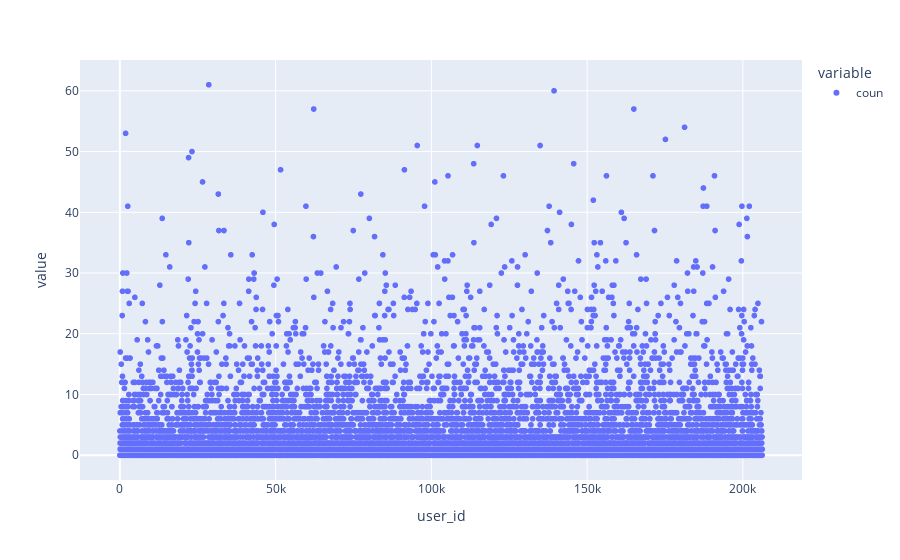

Notebook source saved alongside this figure:
### Code cell
px.scatter(df_auf1.groupby("user_id").agg(coun=("tip","sum")))

### Figure 1 — Plotly figure (JSON) as saved in the notebook; plotly's stock layout.template omitted (floating-point values rounded to 4 significant figures; data arrays with more than 128 entries replaced by an {"elided": "..."} marker saying what was removed)
{"data": [{"hovertemplate": "variable=coun<br>user_id=%{x}<br>value=%{y}<extra></extra>", "legendgroup": "coun", "marker": {"color": "#636efa", "symbol": "circle"}, "mode": "markers", "name": "coun", "showlegend": true, "type": "scattergl", "x": {"elided": "11885 int values"}, "xaxis": "x", "y": {"elided": "11885 int values"}, "yaxis": "y"}], "layout": {"legend": {"title": {"text": "variable"}, "tracegroupgap": 0}, "margin": {"t": 60}, "xaxis": {"anchor": "y", "domain": [0, 1], "title": {"text": "user_id"}}, "yaxis": {"anchor": "x", "domain": [0, 1], "title": {"text": "value"}}}}
